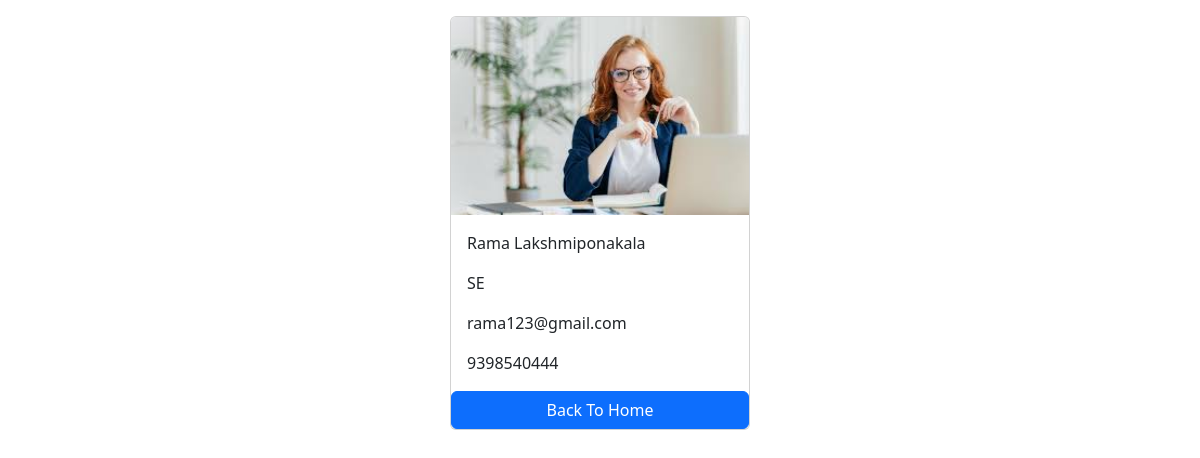
Screenshot of /employees/2/ with the database file from the repository.
### salary/models.py (models this page shows, shortened)
class Employee(models.Model):
    first_name=models.CharField(max_length=100)
    last_name=models.CharField(max_length=100)
    photo=models.ImageField(upload_to='images')
    designation=models.CharField(max_length=100)
    email_address=models.EmailField(max_length=100,unique=True)
    phone_number=models.CharField(max_length=10,blank=True)

### salary/views.py (the view)
# urls.py: path('employees/',include('salary.urls'),name='employee_detail')
def employee_detail(request,pk):
    employee=get_object_or_404(Employee,pk=pk)
    context={
        'employee':employee,
    }
    return render(request,'employee_detail.html',context)

### templates/employee_detail.html (shortened to what this page needs)
<!DOCTYPE html>
<html lang="en">
<head>
    <link href="https://cdn.jsdelivr.net/npm/bootstrap@5.3.3/dist/css/bootstrap.min.css" rel="stylesheet">
</head>
<body>
    <div class="container mt-3">
    <div class="card mx-auto" style="width:300px">
        <img src="{{employee.photo.url}}" class="card-img-top" alt="">
        <div class="card-body">
            <p class="card-text m=0">{{employee.first_name}}{{employee.last_name}}</p>
            <p class="card-text m=0">{{employee.designation}}</p>
            <p class="card-text m=0">{{employee.email_address}}</p>
            <p class="card-text m=0">{{employee.phone_number}}</p>
        </div>
        <a href="{% url "home" %}" class="btn btn-primary">Back To Home</a>
</div>
        </div>
</body>
</html>

### rows the page displays
Employee: photo (picture), first_name "Rama Lakshmi", last_name "ponakala", designation "SE", email_address "rama123@gmail.com", phone_number "9398540444"
